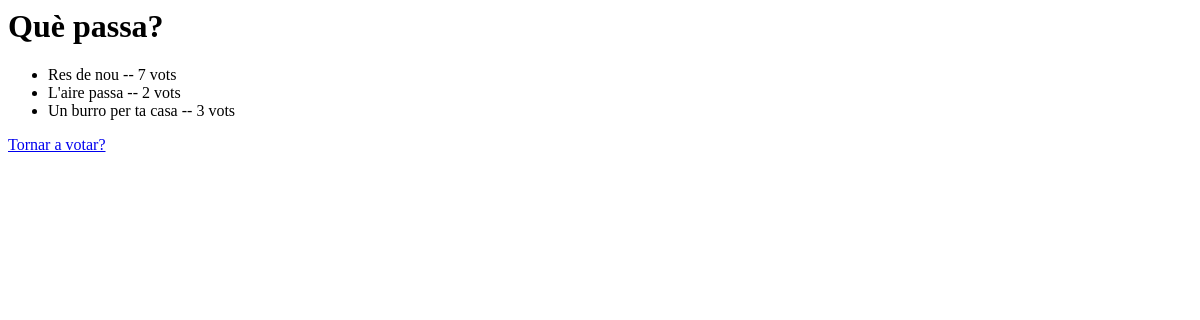
The page /polls/1/results on the database as committed earlier.
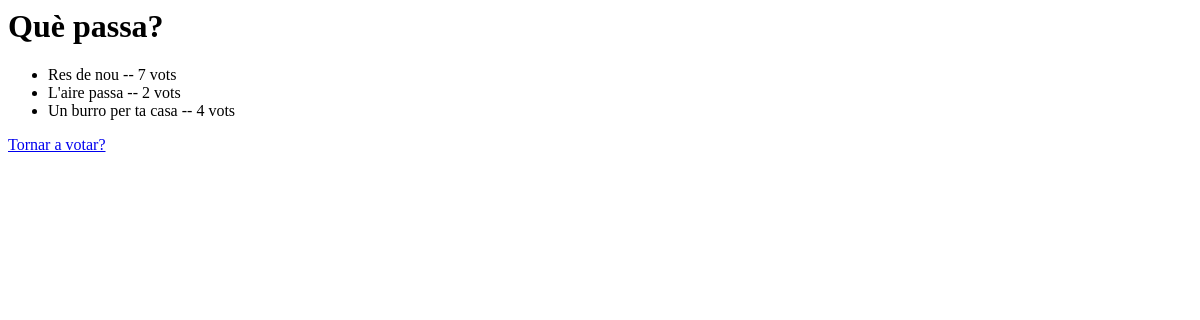
The same page on the database as committed later.
### polls/models.py (models this page shows, shortened)
class Question(models.Model):
    question_text = models.CharField(max_length=200)
    pub_date = models.DateTimeField('date published')
    def was_published_recently(self):
        now = timezone.now()
        return now - datetime.timedelta(days=1) <= self.pub_date <= now
    was_published_recently.admin_order_field = 'pub_date'
    was_published_recently.boolean = True
    was_published_recently.short_description = 'Published recently?'

class Choice(models.Model):
    question = models.ForeignKey(Question, on_delete=models.CASCADE)
    choice_text = models.CharField(max_length=200)
    votes = models.IntegerField(default=0)

### polls/views.py (the view)
# urls.py: path('<int:pk>/results', views.ResultsView.as_view(), name='results'),
class ResultsView(generic.DetailView):
    model = Question
    template_name = 'polls/results.html'

### polls/templates/polls/results.html
<h1>{{ question.question_text }}</h1>
<ul>
{% for choice in question.choice_set.all %}
    <li>{{ choice.choice_text}} -- {{ choice.votes }} vot{{ choice.votes|pluralize }}</li>
{% endfor %}
</ul>
<a href="{% url 'polls:detail' question.id %}">Tornar a votar?</a>

Rows that differ between the two databases and show on the page:
changed Choice "Un burro per ta casa": votes "3" → "4"
